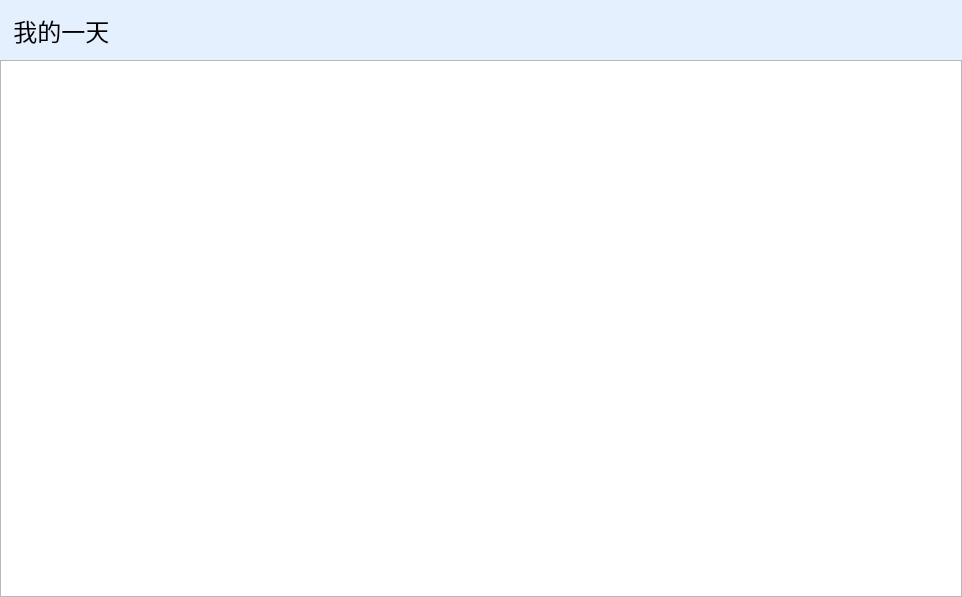
<?xml version="1.0" encoding="UTF-8"?>
<ui version="4.0">
 <class>Todayworks</class>
 <widget class="QWidget" name="Todayworks">
  <property name="geometry">
   <rect>
    <x>0</x>
    <y>0</y>
    <width>962</width>
    <height>597</height>
   </rect>
  </property>
  <property name="windowTitle">
   <string>Form</string>
  </property>
  <property name="styleSheet">
   <string notr="true"/>
  </property>
  <layout class="QVBoxLayout" name="verticalLayout">
   <property name="spacing">
    <number>0</number>
   </property>
   <property name="leftMargin">
    <number>0</number>
   </property>
   <property name="topMargin">
    <number>0</number>
   </property>
   <property name="rightMargin">
    <number>0</number>
   </property>
   <property name="bottomMargin">
    <number>0</number>
   </property>
   <item>
    <widget class="QLabel" name="label">
     <property name="sizePolicy">
      <sizepolicy hsizetype="Preferred" vsizetype="Fixed">
       <horstretch>0</horstretch>
       <verstretch>0</verstretch>
      </sizepolicy>
     </property>
     <property name="minimumSize">
      <size>
       <width>0</width>
       <height>60</height>
      </size>
     </property>
     <property name="baseSize">
      <size>
       <width>0</width>
       <height>0</height>
      </size>
     </property>
     <property name="font">
      <font>
       <pointsize>18</pointsize>
      </font>
     </property>
     <property name="styleSheet">
      <string notr="true">QLabel#label{
    background-color:rgb(229,240,255);
}</string>
     </property>
     <property name="text">
      <string>  我的一天</string>
     </property>
    </widget>
   </item>
   <item>
    <widget class="workDisplay" name="workView">
     <property name="styleSheet">
      <string notr="true">workDisplay#workView{
    background-color:rgb(229,240,255);
}</string>
     </property>
    </widget>
   </item>
  </layout>
 </widget>
 <customwidgets>
  <customwidget>
   <class>workDisplay</class>
   <extends>QListView</extends>
   <header location="global">workdisplay.h</header>
  </customwidget>
 </customwidgets>
 <resources/>
 <connections/>
</ui>
